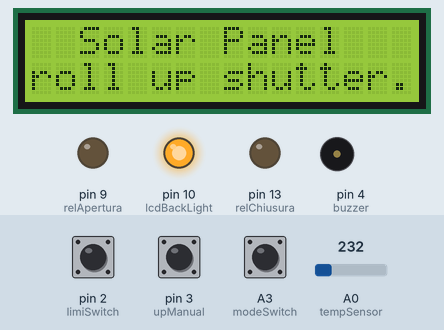
This sketch was run on a simulated Arduino Uno, built with avr-gcc and run on an emulated ATmega328P. On the bench: 16×2 character LCD, output pins drawn as LEDs (lit = HIGH), buzzer (waves = sounding, pin HIGH). The test bench sets the inputs (shaded band); at power-on: pin 2 (limiSwitch) HIGH, A3 (modeSwitch) LOW, pin 3 (upManual) LOW, A0 (tempSensor) = 232.

Above: at 0.6 s.
At 18.0 s:
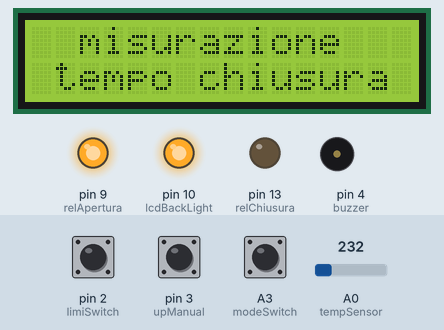
18.1 s: pin 2 (limiSwitch) pulled LOW for 3.2 s
At 23.7 s:
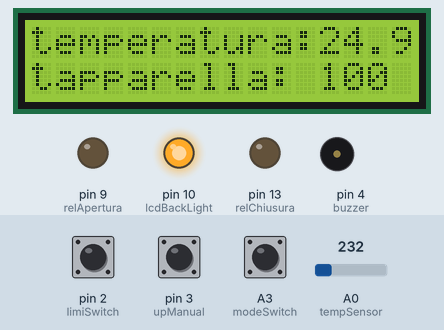
24.0 s: A3 (modeSwitch) pulled HIGH for 0.95 s
At 25.8 s:
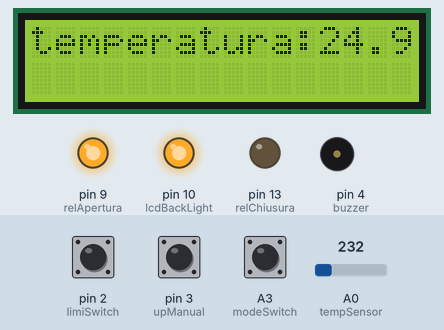
Timing chart, 0 to 27.3 s (numbered marks = the images above; inputs shaded):
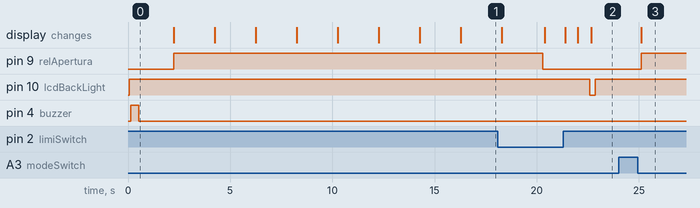

The sketch:

tapparella.ino
```cpp
/*
 *  SimoneR2's project, hosted on instructables.
 *  Last revision: 11/09/2015 dd/mm/yyyy
 *  software version: 3.0
 *  hardware version: 2.0
 *  commenti più approfonditi solo nello sketch inglese (arriveranno presto anche qui)
 */
#include <LiquidCrystal.h>
LiquidCrystal lcd ( 0, 1, 5, 6, 7, 8); //LCD PIN
#define lcdBackLight 10 //LCD Back Light Pin
#define relApertura  9 //Triac that opens the shutter
#define relChiusura  13 //Triac that close the shutter
#define tempSensor  A0 //Output of the temperature sensor
#define modeSwitch  A3 //Mode button (to choose manual or automatic operation and to turn on BackLight)
#define limiSwitch  2 //Reed relay output
#define upManual  3 //Button to open the shutter (MANUAL MODE ONLY)
#define downManual  A1 //Button to close the shutter (MANUAL MODE ONLY)
#define buzzer 4 //Emergency led and buzzer pin
#define emergencyTemp 90 //Emergency temperature
int threshold [4] = {50, 60, 70, 80}; //insert here threshold temperature value, the last value equals shade closed. Temp in °C.
unsigned long interval = 60000; //time that the cycle don't move the shade
unsigned long BackPeriod = 30000; //BackLight duration

//You don't need to change these value------------------
int shadePosLcd = 0;
int shadePosOld = 4; //Old shade position
int shadePos = 0;    //Current shade position
int shadeMov = 0;  //Difference between the wanted position and the last position
int tempLcd = 0;  //Value to be printed on lcd
int direzione = 0; //Store the shade direction (1 = open, 0 = stop, -1 = close)
float temp = 0;      //Current temperature
unsigned long stepTime = 0; //time between a step moviment of the shade
unsigned long tempo = 0; //time misured that shade needs to close totally
unsigned long MillisMisurazione = 0; //Store shade time
unsigned long previousMillisMisurazione = 0; //Store old shade time
unsigned long previousMillis = 0; //
unsigned long Period = 0; //
unsigned long previousMillisA = 0; //LCD BackLight timer
unsigned long MillisA = 0; //LCD BackLight timer
unsigned long currentMillis = 0; //
unsigned long previousMillisB = 0; //
unsigned long MillisB = 0; //
boolean LimSwitch = 1; //Store limit switch state
boolean previousSwitch = 1; //Store previous limit switch state
boolean Switch = 0;
boolean automation = 1; //Store manual/automatic mode selected by mode button, 1 = automation mode, 0 = manual mode
boolean previousAutomation = 1; //Store last manual/automatic mode selected by mode button
boolean lcdBackLightStore = 0; //Store if light is on

//------------------------------------------------------

/*-------------------------------------
position = 0 --> shade open at 100%  |
position = 1 --> shade open at 75%   |
position = 2 --> shade open at 50%   |
posizion = 3 --> shade open at 25%   |
posizion = 4 --> shade open at 0%    |
---------------------------------------
*/
void setup() {
  BoardInit();
  digitalWrite(lcdBackLight, HIGH);
  lcd.begin(16, 2);
  lcd.print("  Solar Panel   ");
  lcd.setCursor(0, 1);
  lcd.print("roll up shutter.");
  digitalWrite(buzzer, HIGH);
  delay(400);
  digitalWrite(buzzer, LOW);
  delay(1700);
  lcd.clear();
  for (int c = 0; c <= 2; c++) {
    digitalWrite(relApertura, HIGH);
    digitalWrite(relChiusura, LOW);
    lcd.clear();
    lcd.print(" tapparella in  ");
    lcd.setCursor(0, 1);
    lcd.print(" apertura   per ");
    delay(2000);
    lcd.clear();
    lcd.print("  misurazione   ");
    lcd.setCursor(0, 1);
    lcd.print(" tempo chiusura ");
    delay(2000);
    lcd.clear();
    lcd.print("  attendere...  ");
    delay(2000);

  }
  previousMillisMisurazione = millis();
  digitalWrite(relApertura, LOW);
  delay(100);
  chiusura();
  MillisMisurazione = millis();
  tempo = MillisMisurazione - previousMillisMisurazione;
  lcd.clear();
  lcd.print(" tempo discesa: ");
  lcd.setCursor(0, 1);
  lcd.print(tempo);
  stepTime = tempo / 4;
  shadePosOld = 4;
  shadePosLcd = 100;
  digitalWrite(relChiusura, LOW);
  digitalWrite(relApertura, LOW);
  delay(1000);
  lcd.clear();
  lcd.print( "system ready! ");
  delay(600);
  lcd.setCursor(0,1);
  lcd.print("automatic mode.");
  delay(600);
  digitalWrite(lcdBackLight, LOW);
}

void loop() {
  lcd.begin(16, 2);
  temp = analogRead(tempSensor);
  temp = temp / 9.31;
  tempLcd = (int) temp;
  lcd.clear();
  lcd.print("temperatura: ");
  lcd.setCursor(12, 0);
  lcd.print(temp, DEC);
  if (temp >= emergencyTemp) {
    digitalWrite(buzzer, HIGH);
  }
  if (temp < emergencyTemp) {
    digitalWrite(buzzer, LOW);
  }
  if (automation == HIGH) {
    automatic();
  }
  if (automation == LOW) {
    manual();
    lcd.setCursor(0, 1);
    lcd.print("   manual mode  ");
  }
  delay(200);
  MillisA = millis();
  Switch = digitalRead (modeSwitch);
  //  ---------------------------------------------------------------------------------------------------------------------
  // | if modeSwitch is pressed when the display backlight is off, this is set to on, if backlight is already on you want  |
  // | to change che operation mode so it switchs to automatic or manual mode. In automatic mode the shade is controlled |
  // | by the temperature, in manual mode you command it with the two switch.                                              |
  //  ---------------------------------------------------------------------------------------------------------------------
  if ((Switch == 0) && (previousSwitch == 1)) {
    if (lcdBackLightStore == HIGH) {
      automation = !automation;
      previousSwitch = 0;
    }
    if (lcdBackLightStore == LOW) {
      digitalWrite(lcdBackLight, HIGH);
      previousMillisA = MillisA;
      previousSwitch = 0;
      lcdBackLightStore = HIGH;
      delay(1);
    }
  }
  if ((Switch == 1) && (previousSwitch == 0)) {
    previousSwitch = 1;
  }
  if (MillisA - previousMillisA >= BackPeriod) {
    digitalWrite (lcdBackLight, LOW);
    lcdBackLightStore = LOW;
  }
  if (MillisA <= 300000) {
  }
}

void BoardInit() {
  analogReference(INTERNAL); //LM35 output for our use is maximum at 1V, so 1,1V reference let us more precision than 5V reference.
  lcd.begin(16, 2);
  pinMode(relApertura, OUTPUT);
  pinMode(relChiusura, OUTPUT);
  pinMode(lcdBackLight, OUTPUT);
  pinMode(buzzer, OUTPUT);
  pinMode(tempSensor, INPUT);
  pinMode(limiSwitch, INPUT);
  pinMode(upManual, INPUT);
  pinMode(downManual, INPUT);
  pinMode(modeSwitch, INPUT);
}
void manual() {
  previousAutomation = LOW;
  while ((digitalRead(upManual)) == 0) {
    digitalWrite(relApertura, HIGH);
    digitalWrite(relChiusura, LOW);

  }
  while ((digitalRead(downManual)) == 0) {
    digitalWrite(relApertura, LOW);
    digitalWrite(relChiusura, HIGH);

    if ((digitalRead(limiSwitch)) == 0) {
      lcd.setCursor(0, 1);
      lcd.print("tapparella chiusa");
    }
  }
  if (((digitalRead(upManual)) == 1) && ((digitalRead(downManual)) == 1)) {
    digitalWrite(relApertura, LOW);
    digitalWrite(relChiusura, LOW);
    delay(100);
  }
}
void automatic() {
  if (previousAutomation == LOW) {
    lcd.clear();
    lcd.print("automatic mode");
    delay(1000);
    chiusura();
    shadePosOld = 4;
  }
  previousAutomation = HIGH;
  currentMillis = millis();
  if ((direzione == 1) || (direzione == -1)) {
    if (currentMillis - previousMillis >= Period) {
      digitalWrite(relChiusura, LOW);
      digitalWrite(relApertura, LOW);
      direzione = 0;
    }
  }
  MillisB = millis();
  if (MillisB - previousMillisB >= interval) {
    previousMillisB = MillisB;
    if (temp < threshold[0])  {
      shadePos = 0;
      shadePosLcd = 0;
    }
    if ((temp > threshold[0]) && (temp < threshold[1])) {
      shadePos = 1;
      shadePosLcd = 25;
    }
    if ((temp > threshold[1]) && (temp < threshold[2])) {
      shadePos = 2;
      shadePosLcd = 50;
    }
    if ((temp > threshold[2]) && (temp < threshold[3])) {
      shadePos = 3;
      shadePosLcd = 75;
    }
    if (temp > threshold[3]) {
      shadePos = 4;
      shadePosLcd = 100;
    }
    shadeMov = shadePos - shadePosOld;
    shadePosOld = shadePos; //storing the shade position
    if (shadePos == 4) {
      chiusura();
      digitalWrite(relChiusura, LOW);
      direzione = 0;
      shadeMov = 0;
      shadePos = 4;
      shadePosOld = 4;
    }
    if (shadeMov == 0) {}
    if ((shadeMov < 0) && (direzione != -1)) {
      digitalWrite(relChiusura, LOW);
      digitalWrite(relApertura, HIGH);
      Period = stepTime * abs(shadeMov);
      previousMillis = currentMillis;
      direzione = 1;

    }
    if ((shadeMov > 0) && (direzione != 1)) {
      digitalWrite(relApertura, LOW);
      digitalWrite(relChiusura, HIGH);
      Period = stepTime * shadeMov;
      previousMillis = currentMillis;
      direzione = -1;
    }
  }
  lcd.setCursor(0, 1);
  lcd.print("tapparella: ");
  lcd.setCursor(12, 1);
  lcd.print(shadePosLcd, DEC);
}
void chiusura() {
  LimSwitch = digitalRead(limiSwitch);
  while (LimSwitch == 1) {
    LimSwitch = digitalRead(limiSwitch);
    digitalWrite(relChiusura, HIGH);
    digitalWrite(relApertura, LOW);
    lcd.clear();
    lcd.print(" Tapparella in ");
    lcd.setCursor(0, 1);
    lcd.print("    chiusura   ");
    delay(50);

  }
  digitalWrite(relChiusura, LOW);
}
```

Measured:
- after the input at 18.1 s, pin 10 (lcdBackLight): HIGH → LOW after 4.5 s, → HIGH 0.27 s later; pin 13 (relChiusura): stays LOW (without the input it goes to HIGH after 2.3 s); the display: first differs from a run without the input after 2.3 s (image 2 shows a later state)
- after the input at 24.0 s, pin 9 (relApertura): LOW → HIGH after 1.1 s; the display: changes after 1.1 s (image 3)
